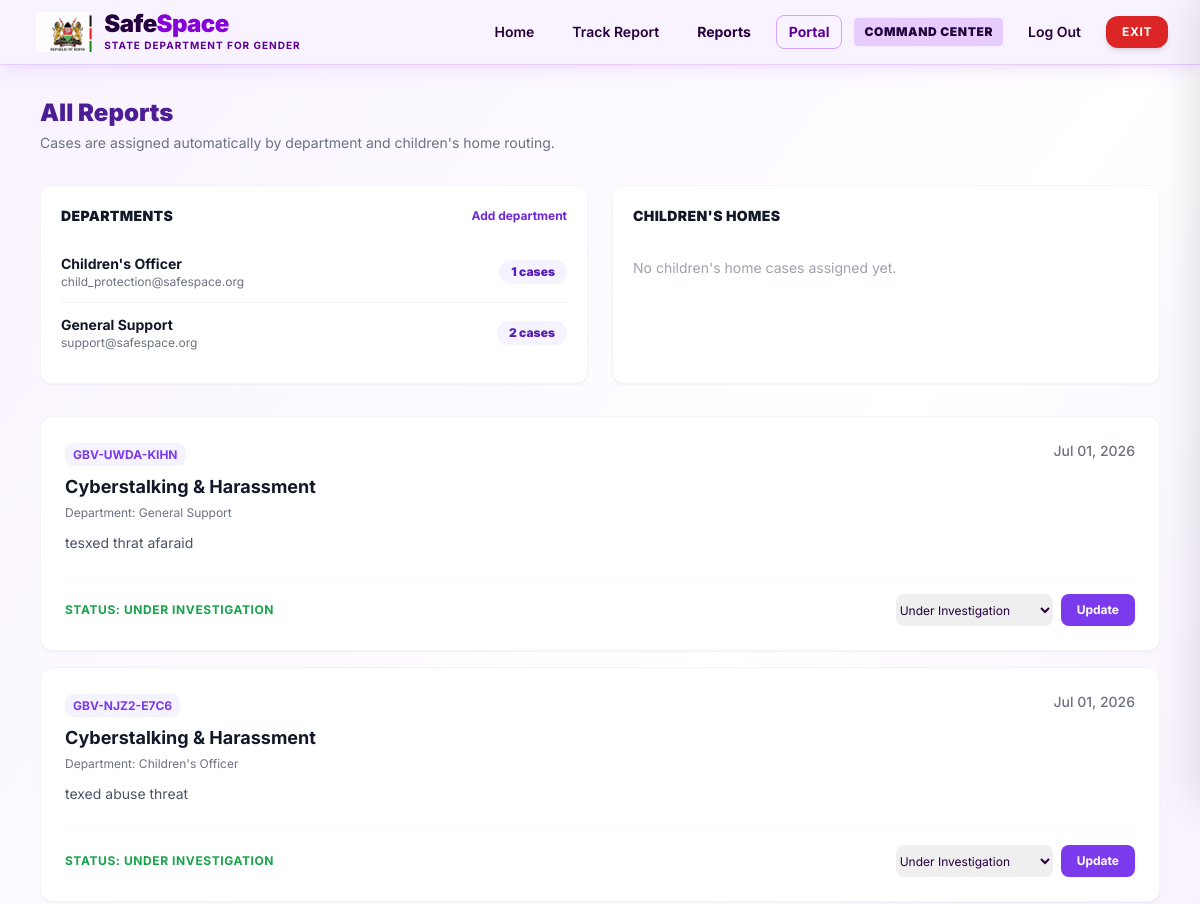
The app's page /portal/ (signed in, upper part), older data.
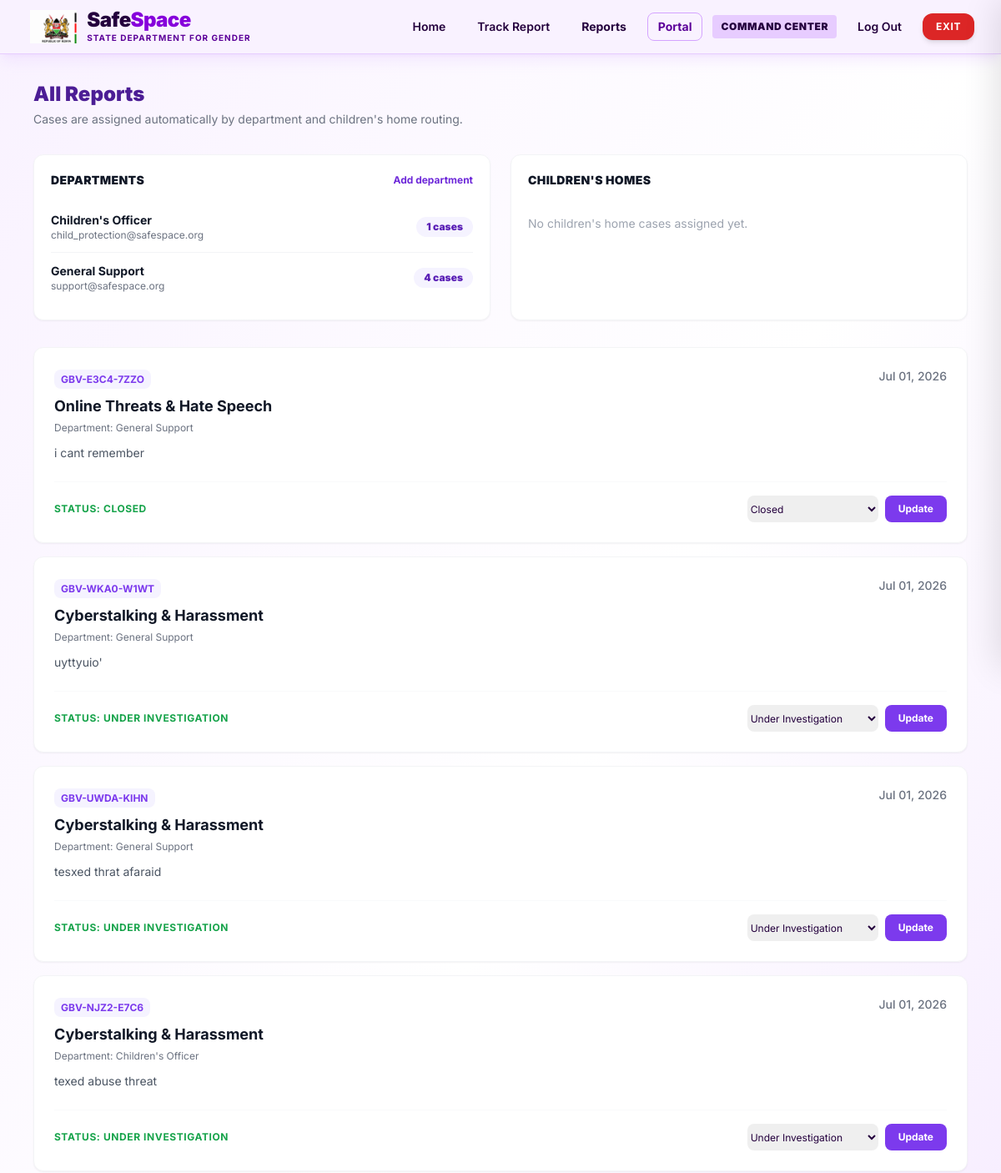
The same page, newer data.
### reports/models.py (models this page shows, shortened)
class Department(models.Model):
    name = models.CharField(max_length=100, unique=True)
    email = models.EmailField()
    def __str__(self):
        return self.name

class IncidentReport(models.Model):
    CATEGORY_CHOICES = [
        ('cyberstalking', 'Cyberstalking & Harassment'),
        ('doxing', 'Non-Consensual Image Sharing / DoXing'),
        ('impersonation', 'Impersonation & Identity Theft'),
        ('threats', 'Online Threats & Hate Speech'),
        ('other', 'Other Forms of Online Abuse'),
        ('children_home_support', 'Children\'s Home Support'),
    ]
    STATUS_CHOICES = [
        ('pending', 'Pending Review'),
        ('under_review', 'Under Investigation'),
        ('action_taken', 'Action Taken / Resolved'),
        ('closed', 'Closed'),
    ]
    URGENCY_CHOICES = [
        ('low', 'Low Priority'),
        ('medium', 'Medium Priority'),
        ('high', 'High Priority'),
        ('critical', 'Critical Intervention Required'),
    ]
    LEVEL_CHOICES = [
        (0, 'Unassigned'),
        (1, 'Initial Review'),
        (2, 'Escalated/Urgent'),
        (3, 'Resolved')
    ]
    reference_number = models.CharField(max_length=14, unique=True, editable=False, db_index=True)
    case_access_pin = models.CharField(max_length=6, editable=False)
    reporter_profile = models.ForeignKey(User, on_delete=models.SET_NULL, blank=True, null=True)
    incident_category = models.CharField(max_length=100, choices=CATEGORY_CHOICES)
    description = models.TextField()
    incident_date = models.DateField(null=True, blank=True)
    platform_used = models.CharField(max_length=100)
    evidence_attachment = models.FileField(upload_to='evidence/%Y/%m/%d/', blank=True, null=True)
    level = models.IntegerField(choices=LEVEL_CHOICES, default=0)
    assigned_department = models.ForeignKey(Department, on_delete=models.SET_NULL, null=True, blank=True)
    assigned_to = models.ForeignKey(User, on_delete=models.SET_NULL, null=True, blank=True, related_name='assigned_cases')
    assigned_home = models.ForeignKey(ChildrensHome, on_delete=models.SET_NULL, null=True, blank=True)
    reporter_type = models.CharField(max_length=20, default='self')
    id_type = models.CharField(max_length=50, default='National ID')
    national_id_number = models.CharField(max_length=50, blank=True, null=True)
    contact_mode = models.CharField(max_length=50, default='Phone Number')
    county = models.CharField(max_length=100, blank=True, null=True)
    constituency = models.CharField(max_length=100, blank=True, null=True)
    ward = models.CharField(max_length=100, blank=True, null=True)
    report_police = models.BooleanField(default=False)
    recommend_counseling = models.BooleanField(default=False)
    consent_investigation = models.BooleanField(default=False)
    allow_contact = models.BooleanField(default=False)
    gender = models.CharField(max_length=20, default='P')
    age_group = models.CharField(max_length=10, blank=True, null=True)
    disability = models.CharField(max_length=50, default='none')
    reporter_name = models.CharField(max_length=100, blank=True, null=True)
    reporter_email = models.EmailField(blank=True, null=True)
    reporter_phone = models.CharField(max_length=20, blank=True, null=True)
    ai_classified_category = models.CharField(max_length=50, blank=True, null=True)
    ai_urgency_score = models.CharField(max_length=20, choices=URGENCY_CHOICES, default='low')
    ai_research_insights = models.TextField(blank=True, null=True)
    status = models.CharField(max_length=20, choices=STATUS_CHOICES, default='pending')
    admin_notes = models.TextField(blank=True, null=True)
    created_at = models.DateTimeField(auto_now_add=True)
    updated_at = models.DateTimeField(auto_now=True)

### reports/views.py (the view)
# urls.py: path('portal/', views.department_portal_view, name='department_portal'),
@login_required
@user_passes_test(is_staff)
def department_portal_view(request):
    reports = IncidentReport.objects.all().order_by('-created_at')
    portal_title = 'All Reports'
    departments = Department.objects.annotate(case_count=Count('incidentreport')).order_by('name')
    home_cases = IncidentReport.objects.filter(assigned_home__isnull=False).order_by('-created_at')
    childrens_homes = ChildrensHome.objects.annotate(
        case_count=Count('incidentreport')
    ).prefetch_related(
        Prefetch('incidentreport_set', queryset=home_cases, to_attr='portal_cases')
    ).order_by('name')
    return render(request, 'reports/department_portal.html', {
        'reports': reports,
        'portal_title': portal_title,
        'departments': departments,
        'childrens_homes': childrens_homes,
    })

### reports/views.py (called while the page is built)
def is_staff(user):
    return user.is_staff or user.groups.filter(name='DepartmentStaff').exists()

### reports/templates/reports/department_portal.html (shortened to what this page needs)
{% extends 'base.html' %}
{% block content %}
<div class="max-w-6xl mx-auto px-4 py-8">
    <div class="mb-8">
        <h1 class="text-2xl font-black text-violet-900">{{ portal_title|default:'Assigned Incident Cases' }}</h1>
        <p class="text-sm text-gray-500 mt-1">Cases are assigned automatically by department and children's home routing.</p>
    </div>
    <div class="grid grid-cols-1 lg:grid-cols-2 gap-6 mb-8">
        <section class="bg-white rounded-xl p-5 shadow-sm border border-gray-100">
            <div class="flex items-center justify-between mb-4">
                <h2 class="text-sm font-black text-gray-900 uppercase tracking-wide">Departments</h2>
                {% if request.user.is_superuser %}
                    <a href="/admin/reports/department/add/" class="text-xs font-bold text-violet-700 hover:underline">Add department</a>
                {% endif %}
            </div>
            <div class="divide-y divide-gray-100">
                {% for department in departments %}
                    <div class="py-3 flex items-center justify-between gap-4">
                        <div>
                            <p class="text-sm font-bold text-gray-900">{{ department.name }}</p>
                            <p class="text-xs text-gray-500">{{ department.email }}</p>
                        </div>
                        <span class="text-xs font-black text-violet-800 bg-violet-50 px-3 py-1 rounded-full">{{ department.case_count }} cases</span>
                    </div>
                {% empty %}
                    <p class="text-sm text-gray-400 py-4">No departments added yet.</p>
                {% endfor %}
            </div>
        </section>
        <section class="bg-white rounded-xl p-5 shadow-sm border border-gray-100">
            <h2 class="text-sm font-black text-gray-900 uppercase tracking-wide mb-4">Children's Homes</h2>
            <div class="divide-y divide-gray-100">
                {% for home in childrens_homes %}
                    <div class="py-3 flex items-center justify-between gap-4">
                        <div>
                            <p class="text-sm font-bold text-gray-900">{{ home.name }}</p>
                            <p class="text-xs text-gray-500">{{ home.phone }}</p>
                            {% if home.portal_cases %}
                                <div class="mt-2 flex flex-wrap gap-1.5">
                                    {% for case in home.portal_cases %}
                                        <span class="text-[10px] font-bold text-gray-700 bg-gray-100 px-2 py-1 rounded">{{ case.reference_number }}</span>
                                    {% endfor %}
                                </div>
                            {% endif %}
                        </div>
                        <span class="text-xs font-black text-purple-800 bg-purple-50 px-3 py-1 rounded-full">{{ home.case_count }} cases</span>
                    </div>
                {% empty %}
                    <p class="text-sm text-gray-400 py-4">No children's home cases assigned yet.</p>
                {% endfor %}
            </div>
        </section>
    </div>
    <div class="space-y-4">
        {% for report in reports %}
        <div class="bg-white rounded-xl p-6 shadow-sm border border-gray-100">
            <div class="flex justify-between items-start">
                <div>
                    <span class="text-xs font-bold text-violet-600 bg-violet-50 px-2 py-1 rounded-lg">
                        {{ report.reference_number }}
                    </span>
                    <h2 class="text-lg font-bold text-gray-900 mt-2">{{ report.get_incident_category_display }}</h2>
                    <p class="text-xs text-gray-500 mt-1">
                        Department: {{ report.assigned_department|default:"Unassigned" }}
                    </p>
                </div>
                <span class="text-sm font-medium text-gray-500">{{ report.created_at|date:"M d, Y" }}</span>
            </div>
            <p class="text-gray-600 text-sm mt-3 line-clamp-2">{{ report.description }}</p>
            <div class="mt-6 pt-4 border-t border-gray-50 flex items-center justify-between">
                <span class="text-xs font-bold {% if report.status == 'pending' %}text-amber-600{% else %}text-green-600{% endif %} uppercase tracking-wider">
                    Status: {{ report.get_status_display }}
                </span>
                <form action="{% url 'update_status' report.id %}" method="POST" class="flex gap-2">
                    <select name="status" class="text-xs border-gray-200 rounded-lg">
                        <option value="under_review" {% if report.status == 'under_review' %}selected{% endif %}>Under Investigation</option>
                        <option value="closed" {% if report.status == 'closed' %}selected{% endif %}>Closed</option>
                    </select>
                    <button type="submit" class="bg-violet-600 text-white text-xs font-bold px-4 py-2 rounded-lg hover:bg-violet-700">
                        Update
                    </button>
                </form>
            </div>
        </div>
        {% empty %}
        <div class="text-center py-12">
            <p class="text-gray-400">No active cases assigned to your department currently.</p>
        </div>
        {% endfor %}
    </div>
</div>
{% endblock %}

### templates/base.html (shortened to what this page needs)
{% load static %}
<!DOCTYPE html>
<html lang="en" class="h-full bg-purple-50">
<head>
    <script src="https://cdn.tailwindcss.com"></script>
    <link rel="stylesheet" href="{% static 'images/custom.css' %}?v=20">
    <link rel="stylesheet" href="https://cdnjs.cloudflare.com/ajax/libs/font-awesome/6.5.1/css/all.min.css">
</head>
<body class="bg-gradient-to-br from-purple-50 via-white to-purple-100 text-purple-950 font-sans antialiased">
<div id="page-content-wrapper">
<nav class="bg-purple-50/95 text-purple-950 shadow-lg shadow-purple-200/40 backdrop-blur sticky top-0 z-50 border-b border-purple-200" role="navigation" aria-label="Main navigation">
    <div class="max-w-7xl mx-auto px-4 sm:px-6 lg:px-8">
        <div class="flex justify-between h-16 items-center">
            <div class="flex items-center space-x-3">
                <a href="{% url 'landing' %}" aria-label="SafeSpace Home" class="focus:outline-none focus:ring-2 focus:ring-purple-700 rounded p-1 flex items-center space-x-3">
                    <img src="{% static 'images/logo.png' %}" alt="Shield Logo" class="h-10 w-auto object-contain">
                    <div class="flex flex-col">
                        <span class="text-2xl font-black tracking-tight text-purple-950 leading-none">
                            Safe<span class="text-purple-700">Space</span>
                        </span>
                        <span class="text-[10px] font-bold text-purple-800 tracking-widest mt-0.5 uppercase">
                            State Department for Gender
                        </span>
                    </div>
                </a>
            </div>
            <div class="hidden md:flex items-center space-x-3">
                <a href="{% url 'landing' %}" class="text-sm font-semibold text-purple-950 px-3 py-1.5 border border-transparent rounded-lg transition-all duration-200 hover:text-white hover:border-purple-800 hover:bg-purple-800 focus:text-white focus:bg-purple-800 focus:outline-none">Home</a>
                <a href="{% url 'track_case' %}" class="text-sm font-semibold text-purple-950 px-3 py-1.5 border border-transparent rounded-lg transition-all duration-200 hover:text-white hover:border-purple-800 hover:bg-purple-800 focus:text-white focus:bg-purple-800 focus:outline-none">Track Report</a>
                {% if user.is_authenticated %}
                    <a href="{% if user.is_staff %}{% url 'department_portal' %}{% else %}{% url 'user_dashboard' %}{% endif %}" class="text-sm text-purple-950 font-bold px-3 py-1.5 border border-transparent rounded-lg transition-all duration-200 hover:text-white hover:border-purple-800 hover:bg-purple-800 focus:text-white focus:bg-purple-800 focus:outline-none">
                        {% if user.is_staff %}Reports{% else %}My Dashboard{% endif %}
                    </a>
                    {% if user.is_staff %}
                        <a href="{% url 'department_portal' %}" class="text-sm font-bold text-purple-800 px-3 py-1.5 border border-purple-300 rounded-lg transition-all hover:bg-purple-600 hover:text-white">Portal</a>
                    {% endif %}
                    {% if user.is_superuser %}
                        <a href="{% url 'custom_admin' %}" class="bg-purple-200 hover:bg-purple-300 text-purple-950 text-xs font-black px-2.5 py-1.5 rounded uppercase tracking-wider transition focus:outline-none focus:ring-2 focus:ring-offset-2 focus:ring-purple-400">Command Center</a>
                    {% endif %}
                    <form action="{% url 'logout' %}" method="POST" class="inline m-0">
                        <button type="submit" class="text-purple-950 text-sm font-semibold px-3 py-1.5 border border-transparent rounded-lg transition-all duration-200 hover:text-white hover:bg-red-600 hover:border-red-600 focus:text-white focus:bg-red-600 focus:outline-none">Log Out</button>
                    </form>
                {% endif %}
                <button onclick="quickEscape()" class="bg-red-600 hover:bg-red-700 text-white font-bold text-xs uppercase tracking-wider px-4 py-2 rounded-xl shadow-md transition active:scale-95 focus:outline-none focus:ring-2 focus:ring-red-500 ml-2" aria-label="Instantly leave page">EXIT</button>
            </div>
        </div>
    </div>
</nav>
    <main class="flex-grow focus:outline-none page-transition" id="main-content" tabindex="-1">
        {% block content %}{% endblock %}
    </main>
</div>
</body>
</html>

### core/static/images/custom.css (style rules this page uses)
:root { --sidebar-width: 300px; --sidebar-bg: #1e1032; --sidebar-border: rgba(167, 139, 250, 0.25); --accent: #9D00FF; --accent-light: #c084fc; --font-scale: 1; --transition-speed: 0.35s; }
#page-content-wrapper { margin-right: 0; transition: margin-right var(--transition-speed) cubic-bezier(0.4, 0, 0.2, 1); min-height: 100vh; position: relative; }
html.font-md { font-size: 16px !important; }
html.ff-inter, html.ff-inter *:not(i):not([class*="fa-"]) { font-family: 'Inter', system-ui, -apple-system, sans-serif !important; }
html { scroll-behavior: smooth; -webkit-tap-highlight-color: transparent; }

### templates/base.html (style rules this page uses)
.page-transition { animation: pageFadeIn 0.8s cubic-bezier(0.4, 0, 0.2, 1) forwards; }
#page-content-wrapper { margin-right: 0 !important; transition: margin-right 0.35s cubic-bezier(0.4,0,0.2,1) !important; }

Row changes from the older to the newer data that the page shows:
computed for Department "General Support": case_count "2" → "4"
added IncidentReport: reference_number "GBV-E3C4-7ZZO", incident_category "Online Threats & Hate Speech", assigned_department "General Support", created_at "Jul 01, 2026", description "i cant remember", status "CLOSED", status "Closed"
added IncidentReport: reference_number "GBV-WKA0-W1WT", incident_category "Cyberstalking & Harassment", assigned_department "General Support", created_at "Jul 01, 2026", description "uyttyuio'", status "UNDER INVESTIGATION", status "Under Investigation"
